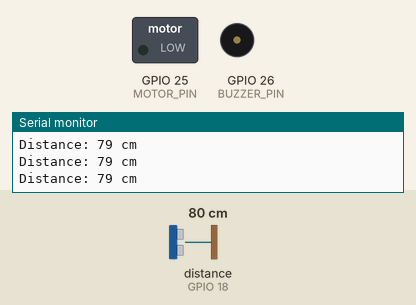
The sketch below on a simulated ESP32. Shown: switched loads named in the sketch (green lamp = pin HIGH), buzzer (waves = sounding, pin HIGH), the last lines printed to the serial monitor. Wiring (inferred from the names in the program): ultrasonic range finder: trigger GPIO 5; echo GPIO 18. The inputs (shaded band) are chosen by the test bench; at power-on: distance to the obstacle (sensor on GPIO 18) 80 cm. The echo pulse lasts 58.3 µs per cm; pins used as bus, display or sensor lines are not drawn.

Above: at 1.3 s.
1.4 s: distance to the obstacle (sensor on GPIO 18) set to 18 cm
2.9 s: distance to the obstacle (sensor on GPIO 18) set to 14 cm
At 4.1 s:
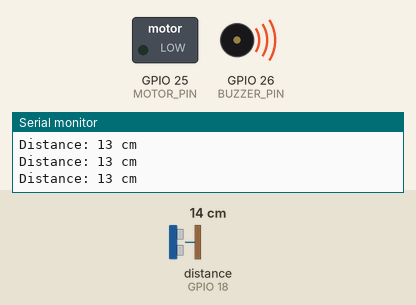
4.5 s: distance to the obstacle (sensor on GPIO 18) set to 10 cm
At 5.4 s:
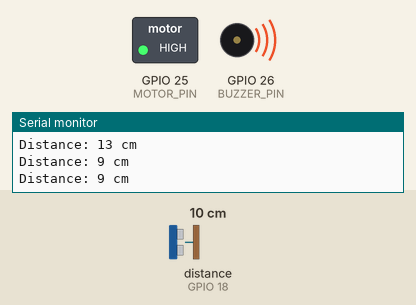
6.0 s: distance to the obstacle (sensor on GPIO 18) set to 35 cm
At 6.7 s:
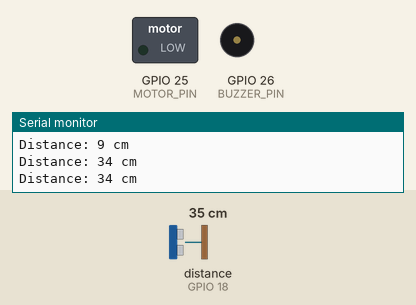
7.5 s: distance to the obstacle (sensor on GPIO 18) set to 2 cm
At 8.0 s:
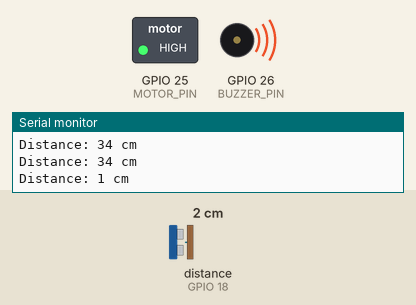
Timing chart, 0 to 10.0 s (numbered marks = the images above; inputs shaded):
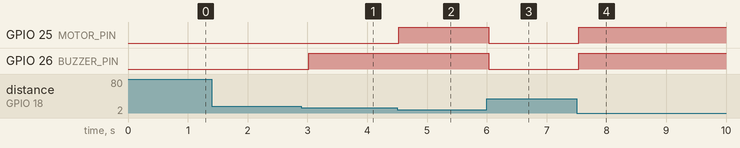

The sketch:

ultrasnoic_buzzer_vibration_motor.ino
```cpp
#define TRIG_PIN 5
#define ECHO_PIN 18
#define MOTOR_PIN 25
#define BUZZER_PIN 26

void setup() {
  Serial.begin(115200);
  pinMode(TRIG_PIN, OUTPUT);
  pinMode(ECHO_PIN, INPUT);
  pinMode(MOTOR_PIN, OUTPUT);
  pinMode(BUZZER_PIN, OUTPUT);
}

long getDistance() {
  digitalWrite(TRIG_PIN, LOW);
  delayMicroseconds(2);
  digitalWrite(TRIG_PIN, HIGH);
  delayMicroseconds(10);
  digitalWrite(TRIG_PIN, LOW);

  long duration = pulseIn(ECHO_PIN, HIGH);
  long distance = duration * 0.034 / 2;  // Convert time to cm
  return distance;
}

void loop() {
  long distance = getDistance();
  Serial.print("Distance: ");
  Serial.print(distance);
  Serial.println(" cm");

  if (distance > 0 && distance <= 10) {
    digitalWrite(MOTOR_PIN, HIGH); // Turn on vibration motor
  } else {
    digitalWrite(MOTOR_PIN, LOW);  // Turn off vibration motor
  }

  if (distance > 0 && distance <= 15) {
    digitalWrite(BUZZER_PIN, HIGH); // Turn on buzzer
  } else {
    digitalWrite(BUZZER_PIN, LOW);  // Turn off buzzer
  }

  delay(500);  // Small delay for stability
}
```

Measured:
- the behaviour switches between 17 and 16 cm on distance to the obstacle (sensor on GPIO 18) (found by bisection; images 0 and 1)
- the behaviour switches between 12 and 11 cm on distance to the obstacle (sensor on GPIO 18) (found by bisection; images 1 and 2)
- after the input at 2.9 s, GPIO 26 (BUZZER_PIN): LOW → HIGH after 0.12 s
- after the input at 4.5 s, GPIO 25 (MOTOR_PIN): LOW → HIGH at once
- after the input at 6.0 s, GPIO 25 (MOTOR_PIN), GPIO 26 (BUZZER_PIN): HIGH → LOW at once
- after the input at 7.5 s, GPIO 25 (MOTOR_PIN), GPIO 26 (BUZZER_PIN): LOW → HIGH at once
